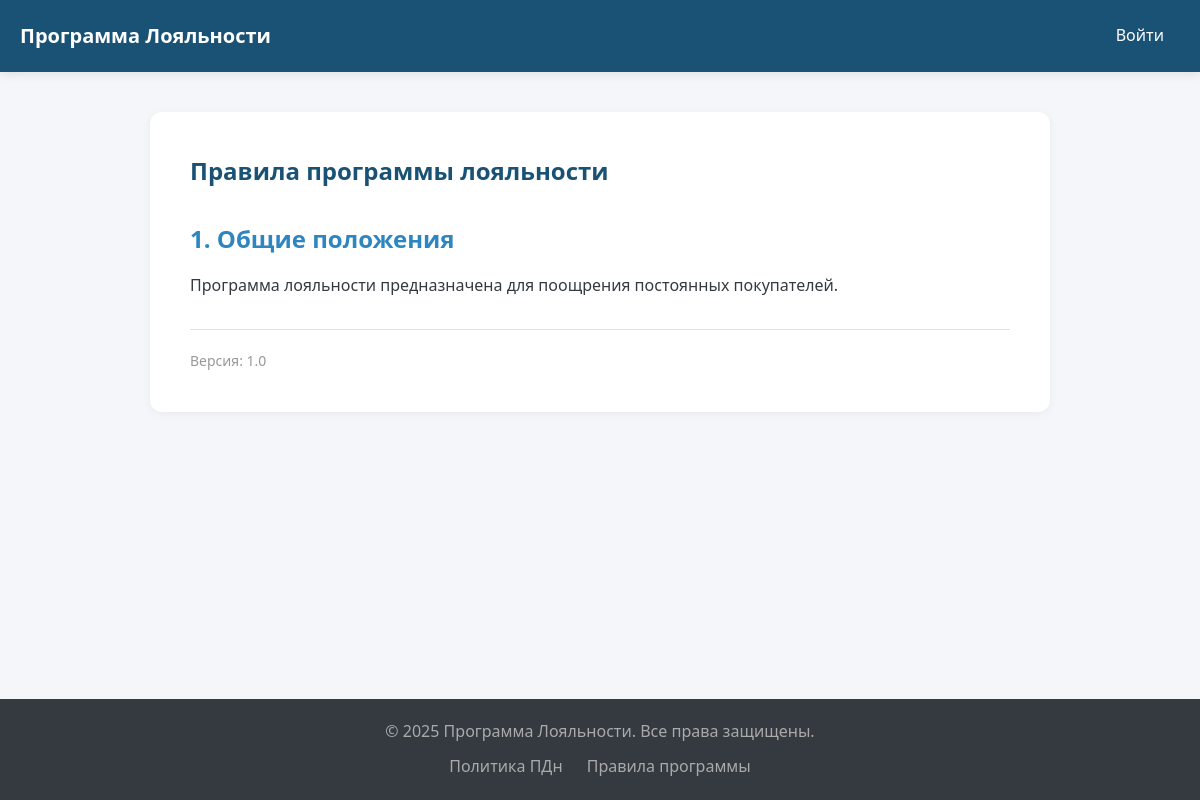
Before: /rules with the older database file.
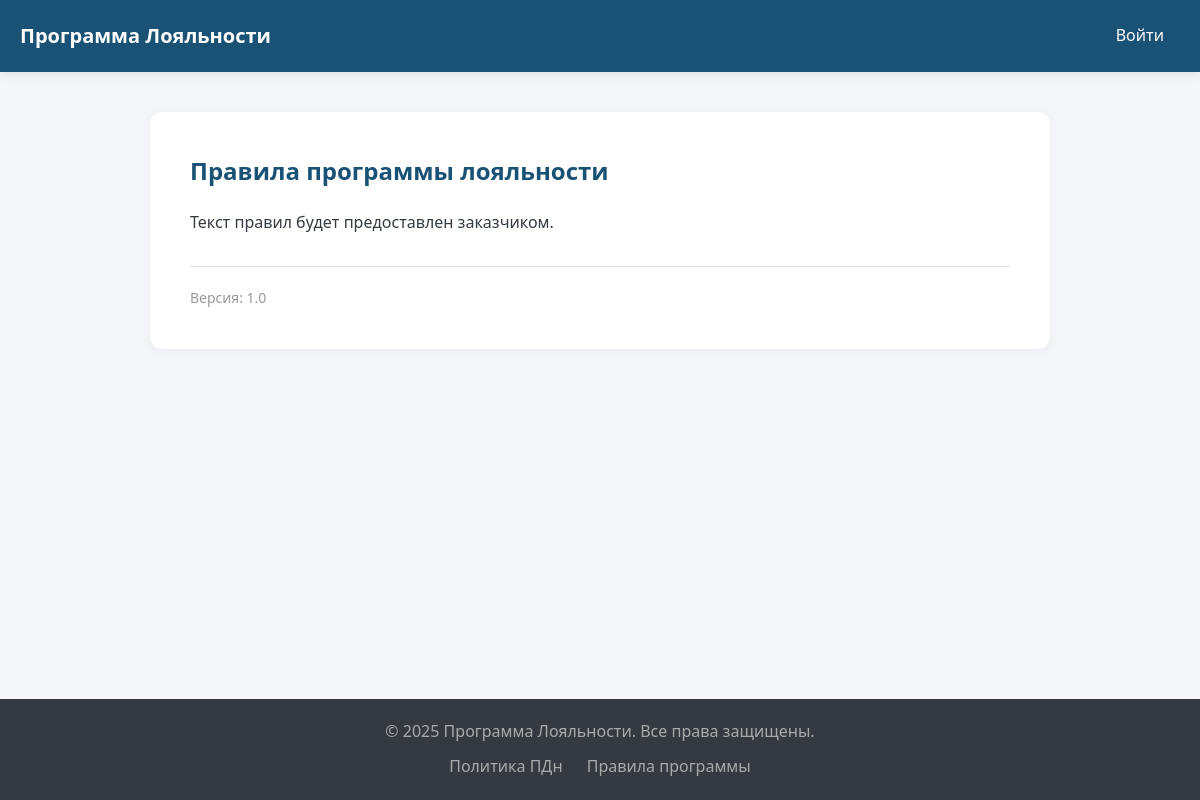
After: the same page with the newer database file.
### app/models/__init__.py (models this page shows, shortened)
class PageContent(db.Model):
    __tablename__ = 'page_contents'
    id = Column(Integer, primary_key=True)
    page_key = Column(String(50), unique=True, nullable=False)  # 'pd_policy', 'loyalty_rules'
    title = Column(String(200), nullable=False)
    content = Column(Text, nullable=False)
    version = Column(String(20), nullable=False)
    is_active = Column(Boolean, default=True, nullable=False)
    created_at = Column(DateTime, default=datetime.utcnow, nullable=False)
    updated_at = Column(DateTime, default=datetime.utcnow, onupdate=datetime.utcnow, nullable=False)
    @classmethod
    def get_active_page(cls, page_key):
        return cls.query.filter_by(page_key=page_key, is_active=True).first()

### app/routes/public.py (the view)
@public_bp.route('/rules')
def rules():
    page = PageContent.get_active_page('loyalty_rules')
    if not page:
        page = PageContent(
            page_key='loyalty_rules',
            title='Правила программы лояльности',
            content='<p>Текст правил будет предоставлен заказчиком.</p>',
            version='1.0'
        )
    return render_template('public/rules.html', page=page)

### app/templates/public/rules.html (shortened to what this page needs)
{% extends "base.html" %}
{% block content %}
<div class="page-container">
    <article class="content-page">
        <h1>{{ page.title }}</h1>
        <div class="page-content">
            {{ page.content | safe }}
        </div>
        <p class="page-version">Версия: {{ page.version }}</p>
    </article>
</div>
{% endblock %}

Changed rows visible on the page:
removed PageContent: title "Правила программы лояльности", content "1. Общие положения Программа лояльности предназначена для поощрения постоянных покупателей.", version "1.0"
Other visible differences:
{{ page.title }}: (not shown) → "Правила программы лояльности"
{{ page.content | safe }}: (not shown) → "Текст правил будет предоставлен заказчиком."
{{ page.version }}: (not shown) → "1.0"
